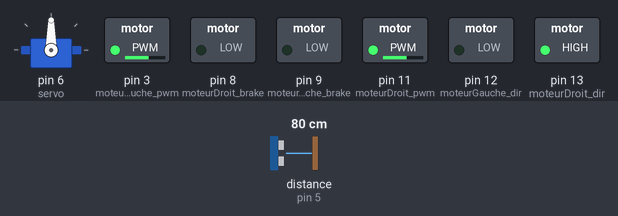
Bench run of a sketch on a simulated Arduino Uno, built with avr-gcc and run on an emulated ATmega328P. Parts: servo, switched loads named in the sketch (green lamp = pin HIGH). Wiring (inferred from the names in the program): ultrasonic range finder: trigger pin 4; echo pin 5. The test bench sets the inputs (shaded band); at power-on: distance to the obstacle (sensor on pin 5) 80 cm. The echo pulse lasts 58.3 µs per cm; pins used as bus, display or sensor lines are not drawn.

Above: at 4.8 s.
4.9 s: distance to the obstacle (sensor on pin 5) set to 34 cm
6.4 s: distance to the obstacle (sensor on pin 5) set to 28 cm
At 7.7 s:
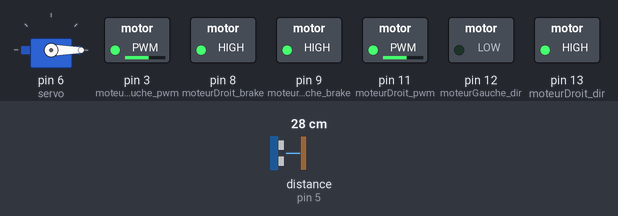
At 8.9 s:
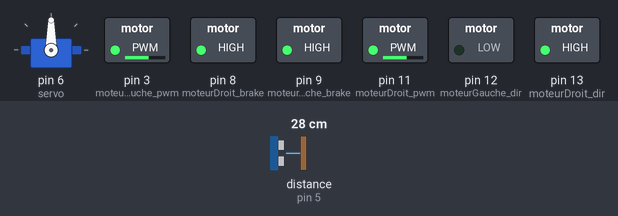
9.4 s: distance to the obstacle (sensor on pin 5) set to 35 cm
At 13.8 s:
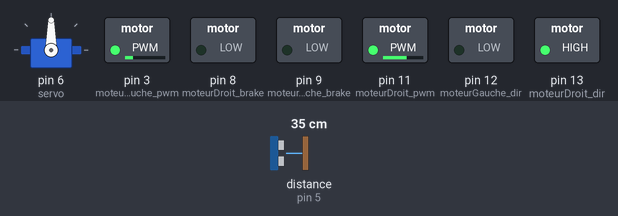
Timing chart, 0 to 25.3 s (numbered marks = the images above; inputs shaded):
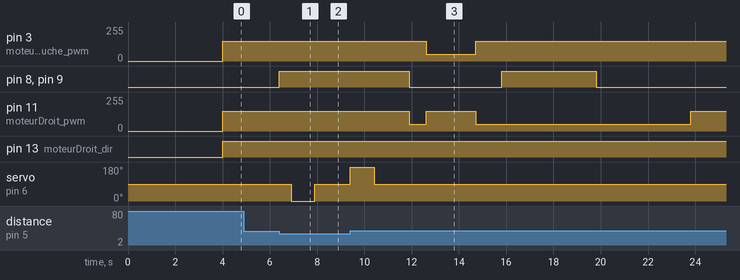

Measured:
- the behaviour switches between 32 and 31 cm on distance to the obstacle (sensor on pin 5) (found by bisection; images 0 and 1)
- after the input at 4.9 s, every drawn part: stays the same
- after the input at 6.4 s, pin 8 (moteurDroit_brake), pin 9 (moteurGauche_brake): LOW → HIGH at once; servo on pin 6 (servo): 90° → 0° after 0.50 s, → 90° 1.0 s later
- after the input at 9.4 s, pin 3 (moteurGauche_pwm): 150/255 → 50/255 after 3.2 s, → 150/255 2.1 s later; pin 11 (moteurDroit_pwm): 150/255 → 50/255 after 2.5 s, → 150/255 0.70 s later, → 50/255 2.1 s later, → 150/255 9.1 s later

The sketch:

code_rapport.ino
```cpp
#include <NewPing.h>
#include <Servo.h>
#include <time.h>

// Pins pour les moteurs (moteurs du même côté couplés ensemble)
const int moteurGauche_dir = 12;
const int moteurGauche_pwm = 3;
const int moteurGauche_brake = 9;
const int moteurDroit_dir = 13;
const int moteurDroit_pwm = 11;
const int moteurDroit_brake = 8;

//sonar
const int trigPin = 4;
const int echoPin = 5;

//pour calcul de la distance du sonar
long duration;
int distance;
int obstacle = 0;

double A = 0.146;
double B = 3.72;
double C = 0;
double r = 0.065/2;

double L = 10;

double fin=0;
double debut=0;
double fin_boucle;
double duree_virage;
double dt = 0;


double theta = 0;

int pwm =150;
int pwm_g = 150;
int pwm_d = 150;

bool cas = false; // Rester a l'arret pour analyser les côtés

int obstacle_droit = 0;
int obstacle_gauche = 0;

Servo servo; // création de l'objet "servo"

void setup() {
  //Configurations des pins pour le sonar
  pinMode(trigPin, OUTPUT);
  pinMode(echoPin, INPUT);
  Serial.begin(115200);

  // Configuration des pins pour les moteurs
  pinMode(moteurGauche_dir, OUTPUT);
  pinMode(moteurGauche_pwm, OUTPUT);
  pinMode(moteurGauche_brake, OUTPUT);
  pinMode(moteurDroit_dir, OUTPUT);
  pinMode(moteurDroit_pwm, OUTPUT);
  pinMode(moteurDroit_brake, OUTPUT);

  servo.attach(6); // attache le servo au pin spécifié


}

void loop() {
  delay(4000);
  redemarrer(); // Retirer les freins des moteurs

  avancer(); // Avancer le robot

  detection_obstacle(); // Si un obstacle est détecté le robot s'arrete

  regarder_environnement(); // Le robot regarde autour de lui pour connaitre l'environnement autour de lui

  decision_direction(); // Le robot choisit la direction à prendre
}

void avancer() {
  // Moteur gauche
  digitalWrite(moteurGauche_dir, LOW); // Avancer
  analogWrite(moteurGauche_pwm, pwm_g);


  // Moteur droit
  digitalWrite(moteurDroit_dir,HIGH); //Avancer
  analogWrite(moteurDroit_pwm, pwm_d);

}


void reculer() {
  // Moteur gauche
  digitalWrite(moteurGauche_dir, HIGH); // Reculer
  analogWrite(moteurGauche_pwm, pwm);

  // Moteur droit
  digitalWrite(moteurDroit_dir, LOW); // Reculer
  analogWrite(moteurDroit_pwm, pwm);
}

void arreter() {
  // Arrêter les moteurs gauche et droit
  digitalWrite(moteurGauche_brake, HIGH);
  digitalWrite(moteurDroit_brake, HIGH);

  // Attendre un court moment pour assurer l'arrêt complet
  //delay(4000);
}

void redemarrer(){
  // Arrêter les moteurs gauche et droit
  digitalWrite(moteurGauche_brake, LOW);
  digitalWrite(moteurDroit_brake, LOW);
}

void eval_obstacle_devant() {
  //CALCUL DE LA DISTANCE
  // Clears the trigPin
  digitalWrite(trigPin, LOW);
  delayMicroseconds(2);
  // Sets the trigPin on HIGH state for 10 micro seconds
  digitalWrite(trigPin, HIGH);
  delayMicroseconds(10);
  digitalWrite(trigPin, LOW);
  // Reads the echoPin, returns the sound wave travel time in microseconds
  duration = pulseIn(echoPin, HIGH);
  // Calculating the distance
  distance = duration * 0.034 / 2;


  //EVALUATION SI OBSTACLE OU NON
  if(distance <= 30){
    obstacle = 1;
  }

}

void detection_obstacle(){
  while(obstacle !=1){
    eval_obstacle_devant();
  }

  arreter();
}

void regarder_a_droite(){
  servo.write(180); // demande au servo de se déplacer à cette position
  delay(1000);
  eval_obstacle_devant();
  servo.write(90);
  delay(500);
}

void regarder_a_gauche(){
  servo.write(0); // demande au servo de se déplacer à cette position
  delay(1000);
  eval_obstacle_devant();
  servo.write(90);
  delay(500);
}

void regarder_environnement(){
  delay(500);
    obstacle = 0;
    regarder_a_gauche();
    delay(1000);
    if(obstacle == 1){
      obstacle_gauche = 1;
    }
    obstacle = 0;
    regarder_a_droite();
    delay(1000);
    if(obstacle == 1){
      obstacle_droit = 1;
    }
    obstacle = 0;
}


void eviter_vers_droite(){
  // Virage droit
    pwm_d=50;
    digitalWrite(moteurDroit_dir, HIGH); // Avancer
    analogWrite(moteurDroit_pwm, pwm_d);

    digitalWrite(moteurGauche_dir, LOW); // Avancer
    analogWrite(moteurGauche_pwm, pwm_g);
    delay(700);

  // Virage gauche
    pwm_d=150;
    digitalWrite(moteurDroit_dir, HIGH); // Avancer
    analogWrite(moteurDroit_pwm, pwm_d);
    pwm_g=50;
    digitalWrite(moteurGauche_dir, LOW); // Avancer
    analogWrite(moteurGauche_pwm, pwm_g);
    delay(1200);

    // Ligne droite
    pwm_d=150;
    digitalWrite(moteurDroit_dir, HIGH); // Avancer
    analogWrite(moteurDroit_pwm, pwm_d);
    pwm_g=150;
    digitalWrite(moteurGauche_dir, LOW); // Avancer
    analogWrite(moteurGauche_pwm, pwm_g);
    //delay(700);

    // Virage gauche
    pwm_d=150;
    digitalWrite(moteurDroit_dir, HIGH); // Avancer
    analogWrite(moteurDroit_pwm, pwm_d);
    pwm_g=50;
    digitalWrite(moteurGauche_dir, LOW); // Avancer
    analogWrite(moteurGauche_pwm, pwm_g);
    delay(900);

    // Virage droit
    pwm_d=50;
    digitalWrite(moteurDroit_dir, HIGH); // Avancer
    analogWrite(moteurDroit_pwm, pwm_d);
    pwm_g=150;
    digitalWrite(moteurGauche_dir, LOW); // Avancer
    analogWrite(moteurGauche_pwm, pwm_g);
    delay(1100);

    arreter();
    // Attendre un court moment pour assurer l'arrêt complet
    delay(4000);
    redemarrer();
}

void eviter_vers_gauche(){
  // Virage gauche
    pwm_g=50;
    digitalWrite(moteurDroit_dir, HIGH); // Avancer
    analogWrite(moteurDroit_pwm, pwm_d);
    digitalWrite(moteurGauche_dir, LOW); // Avancer
    analogWrite(moteurGauche_pwm, pwm_g);
    delay(600);

  // Virage droit
    pwm_g=150;
    digitalWrite(moteurGauche_dir, LOW); // Avancer
    analogWrite(moteurGauche_pwm, pwm_g);
    pwm_d=50;
    digitalWrite(moteurDroit_dir, HIGH); // Avancer
    analogWrite(moteurDroit_pwm, pwm_d);
    delay(1500);

    // Ligne droite
    pwm_d=150;
    digitalWrite(moteurDroit_dir, HIGH); // Avancer
    analogWrite(moteurDroit_pwm, pwm_d);
    pwm_g=150;
    digitalWrite(moteurGauche_dir, LOW); // Avancer
    analogWrite(moteurGauche_pwm, pwm_g);
    //delay(1200);

    // Virage gauche
    pwm_g=150;
    digitalWrite(moteurGauche_dir, LOW); // Avancer
    analogWrite(moteurGauche_pwm, pwm_g);
    pwm_d=50;
    digitalWrite(moteurDroit_dir, HIGH); // Avancer
    analogWrite(moteurDroit_pwm, pwm_d);
    delay(800);

    // Virage droit
    pwm_g=50;
    digitalWrite(moteurGauche_dir, LOW); // Avancer
    analogWrite(moteurGauche_pwm, pwm_g);
    pwm_d=150;
    digitalWrite(moteurDroit_dir, HIGH); // Avancer
    analogWrite(moteurDroit_pwm, pwm_d);
    delay(1000);

    arreter();
    // Attendre un court moment pour assurer l'arrêt complet
    delay(4000);
    redemarrer();
}

void demi_tour(){
  pwm_d=150;
  digitalWrite(moteurDroit_dir, LOW); // Avancer
  analogWrite(moteurDroit_pwm, pwm_d);
  pwm_g=150;
  digitalWrite(moteurGauche_dir, LOW); // Avancer
  analogWrite(moteurGauche_pwm, pwm_g);
  delay(1200);
  arreter();
  // Attendre un court moment pour assurer l'arrêt complet
  delay(4000);
  redemarrer();
}

void decision_direction(){
     if(obstacle_droit == 1 && obstacle_gauche == 0){
      redemarrer();
      eviter_vers_gauche();
    }
    if(obstacle_gauche == 1 && obstacle_droit == 0){
      redemarrer();
      eviter_vers_droite();
    }
    if(obstacle_gauche == 1 && obstacle_droit == 1){
      redemarrer();
      demi_tour();

    }
    if(obstacle_gauche == 0 && obstacle_droit == 0){
      redemarrer();
      demi_tour();
    }


  obstacle = 0;
  obstacle_droit = 0;
  obstacle_gauche = 0;
  pwm_d = 150;
  pwm_g = 150;
}
```
